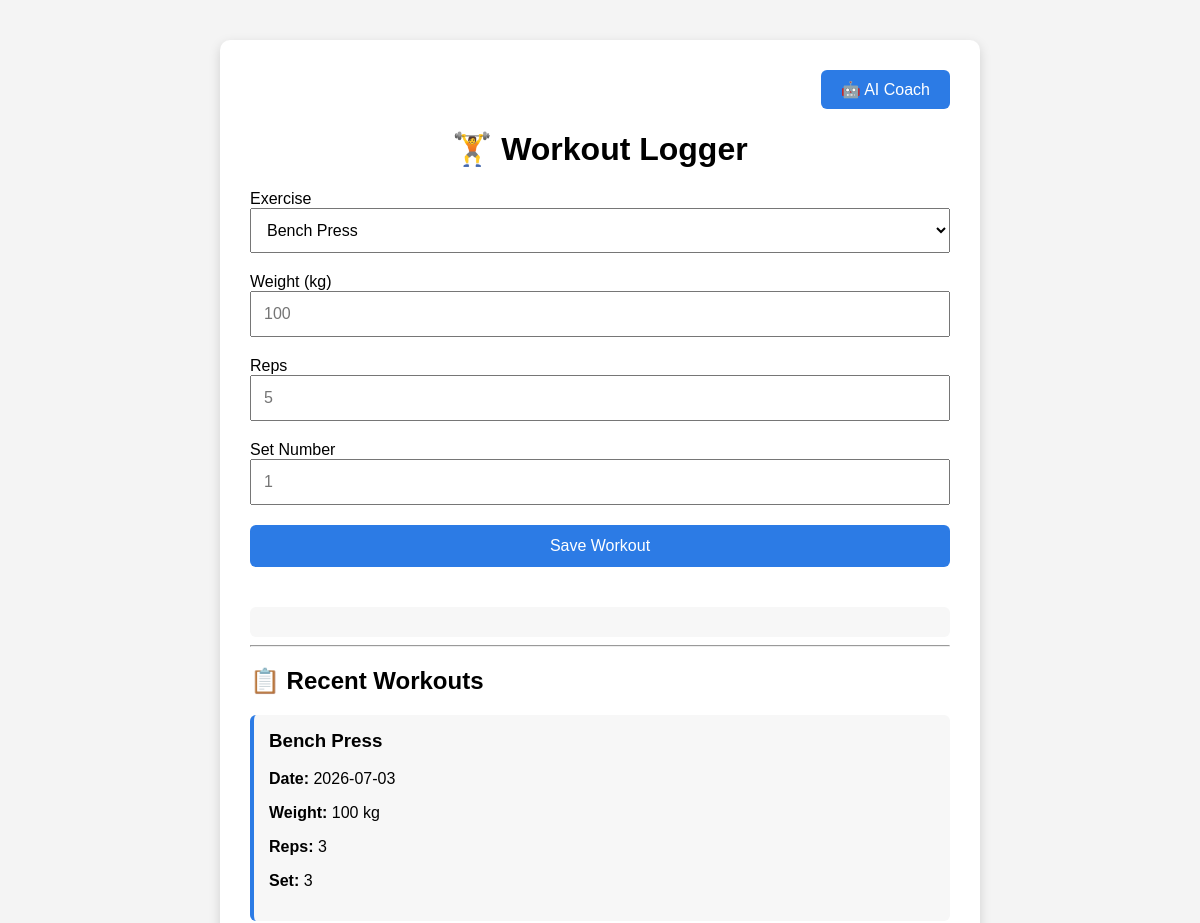
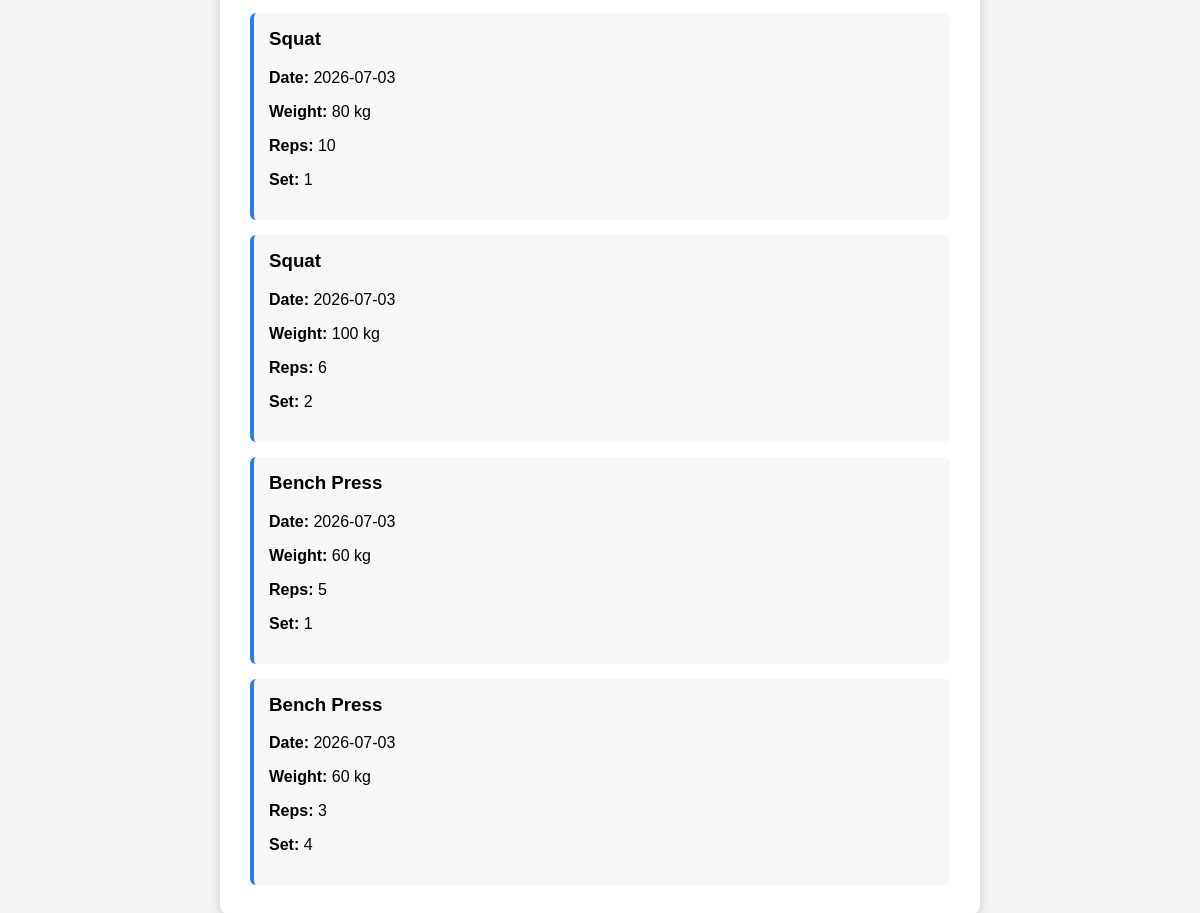
/workouts, run on an earlier commit of the app's database (2 pictures, top to bottom).
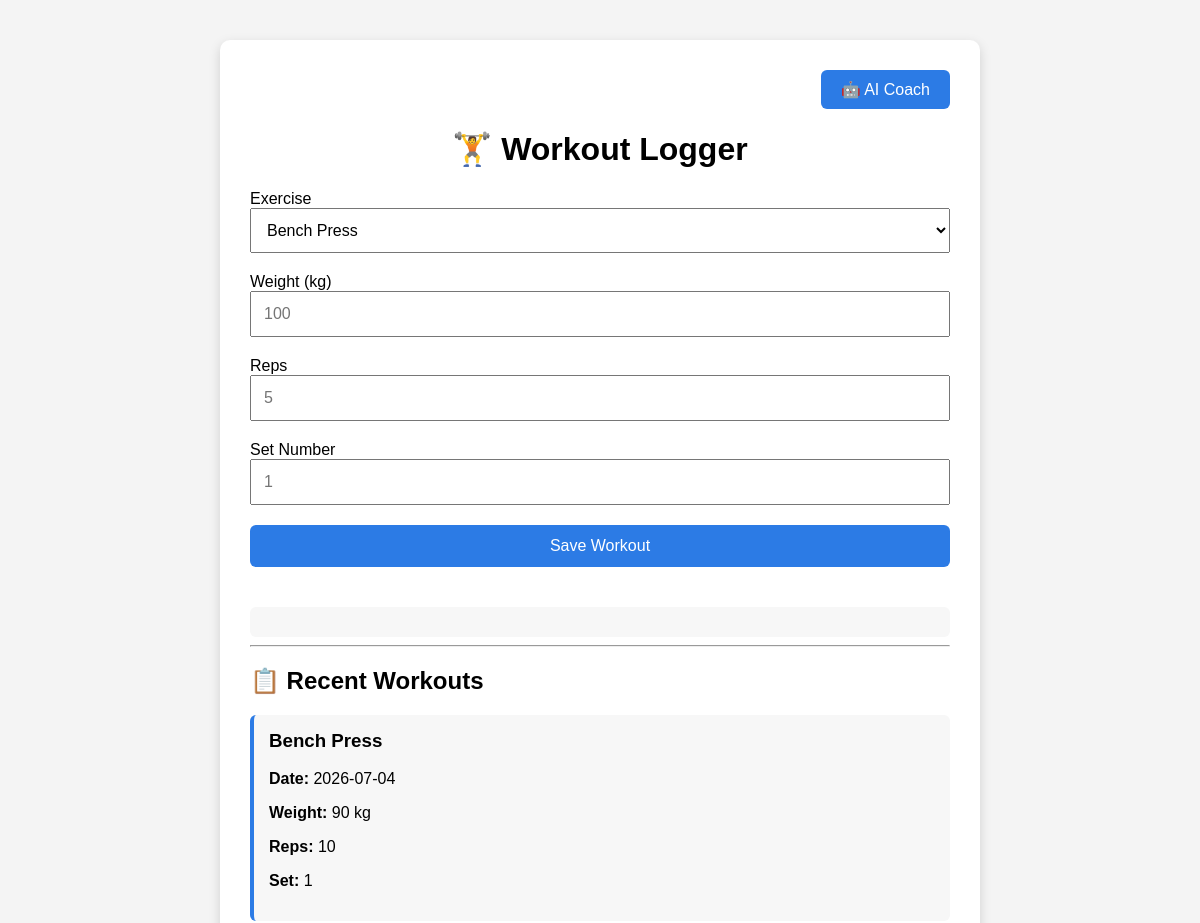
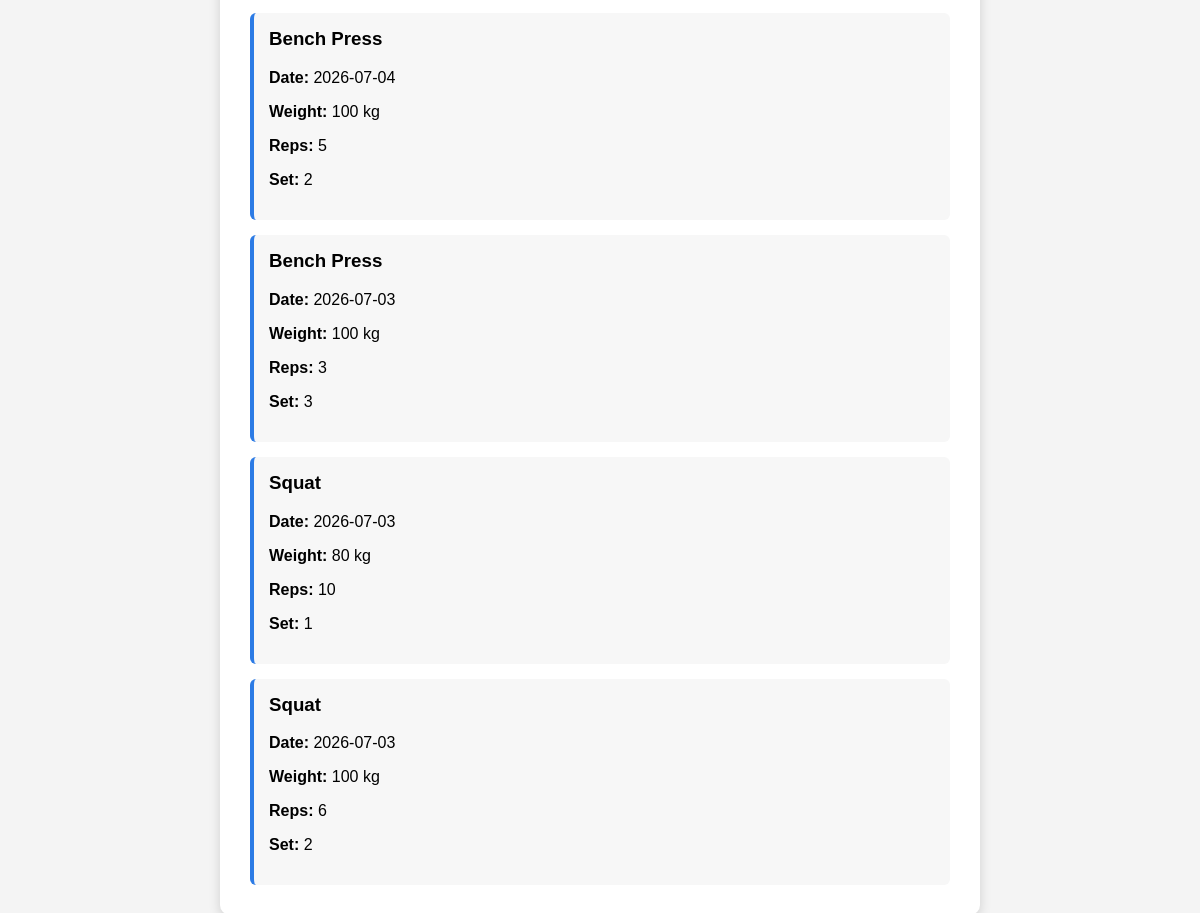
And on a later commit of the database (2 pictures, top to bottom).
### app/models.py (models this page shows)
class Set(Base):
    __tablename__ = 'sets'
    id = Column(Integer, primary_key=True)
    workout_id = Column(Integer, ForeignKey('workouts.id'))
    exercise_id = Column(Integer, ForeignKey('exercises.id'))
    reps = Column(Integer, nullable=False)
    weight = Column(Integer, nullable=False)
    set_number = Column(Integer, nullable=False)
    workout = relationship("Workout")
    exercise = relationship("Exercise")

class Exercise(Base):
    __tablename__ = 'exercises'
    id = Column(Integer, primary_key=True)
    name = Column(String, unique=True, nullable=False)

class Workout(Base):
    __tablename__ = 'workouts'
    id = Column(Integer, primary_key=True)
    user_id = Column(Integer, ForeignKey('users.id'))
    date = Column(Date, nullable=False)
    user = relationship("User")

### app/api.py (the view)
@app.get("/workouts")
def workout_page(request: Request):
        db = Session()
        exercises = (db.query(Exercise).all())
        recent_sets = (
            db.query(Set)
            .join(Workout)
            .join(Exercise)
            .order_by(Workout.date.desc())
            .limit(5)
            .all()
        )
        return templates.TemplateResponse(
            request=request,
            name="workouts.html",
            context={"request": request, "exercises": exercises, "recent_sets": recent_sets},
    )

### templates/workouts.html (shortened to what this page needs)
<!DOCTYPE html>
<html lang="en">
<head>
</head>
<body>
<div class="container">
    <div class="nav-bar">
        <a href="/coach">
            <button
                type="button"
                class="nav-button">
                🤖 AI Coach
            </button>
        </a>
    </div>
    <h1>🏋️ Workout Logger</h1>
    <form id="workout-form">
        <label>Exercise</label>
        <select id="exercise_id">
            {% for exercise in exercises %}
                <option value="{{ exercise.id }}">
                    {{ exercise.name }}
                </option>
            {% endfor %}
        </select>
        <label>Weight (kg)</label>
        <input
            id="weight"
            type="number"
            placeholder="100"
        >
        <label>Reps</label>
        <input
            id="reps"
            type="number"
            placeholder="5"
        >
        <label>Set Number</label>
        <input
            id="set_number"
            type="number"
            placeholder="1"
        >
        <button type="submit">
            Save Workout
        </button>
    </form>
    <div id="message"></div>
    <hr>
    <h2>📋 Recent Workouts</h2>
    {% if recent_sets %}
        {% for workout_set in recent_sets %}
            <div class="workout-card">
                <h3 style="margin-top:0;">
                    {{ workout_set.exercise.name }}
                </h3>
                <p>
                    <strong>Date:</strong>
                    {{ workout_set.workout.date }}
                </p>
                <p>
                    <strong>Weight:</strong>
                    {{ workout_set.weight }} kg
                </p>
                <p>
                    <strong>Reps:</strong>
                    {{ workout_set.reps }}
                </p>
                <p>
                    <strong>Set:</strong>
                    {{ workout_set.set_number }}
                </p>
            </div>
        {% endfor %}
    {% else %}
        <p>No workouts logged yet.</p>
    {% endif %}
</div>
</body>
</html>

### templates/workouts.html (style rules this page uses)
body { font-family: Arial, sans-serif; background-color: #f4f4f4; margin: 40px; }
.container { max-width: 700px; margin: auto; background: white; padding: 30px; border-radius: 10px; box-shadow: 0px 4px 12px rgba(0,0,0,0.15); }
.nav-bar { display: flex; justify-content: flex-end; margin-bottom: 20px; }
.nav-button { width: auto; padding: 10px 20px; margin-bottom: 0; }
h1 { text-align: center; }
input, select, button { width: 100%; padding: 12px; margin-bottom: 20px; box-sizing: border-box; font-size: 16px; }
button { background-color: #2c7be5; color: white; border: none; border-radius: 6px; cursor: pointer; }
#message { margin-top: 20px; padding: 15px; border-radius: 6px; background: #f7f7f7; }
.workout-card { margin-top: 15px; padding: 15px; background: #f7f7f7; border-radius: 6px; border-left: 4px solid #2c7be5; }

What changed in the data, as far as the page shows it:
no longer on this page (row unchanged): Set: exercise.name "Bench Press", workout "2026-07-03", weight "60", reps "5", set_number "1"
no longer on this page (row unchanged): Set: exercise.name "Bench Press", workout "2026-07-03", weight "60", reps "3", set_number "4"
added Set: exercise.name "Bench Press", workout "2026-07-04", weight "90", reps "10", set_number "1"
added Set: exercise.name "Bench Press", workout "2026-07-04", weight "100", reps "5", set_number "2"
